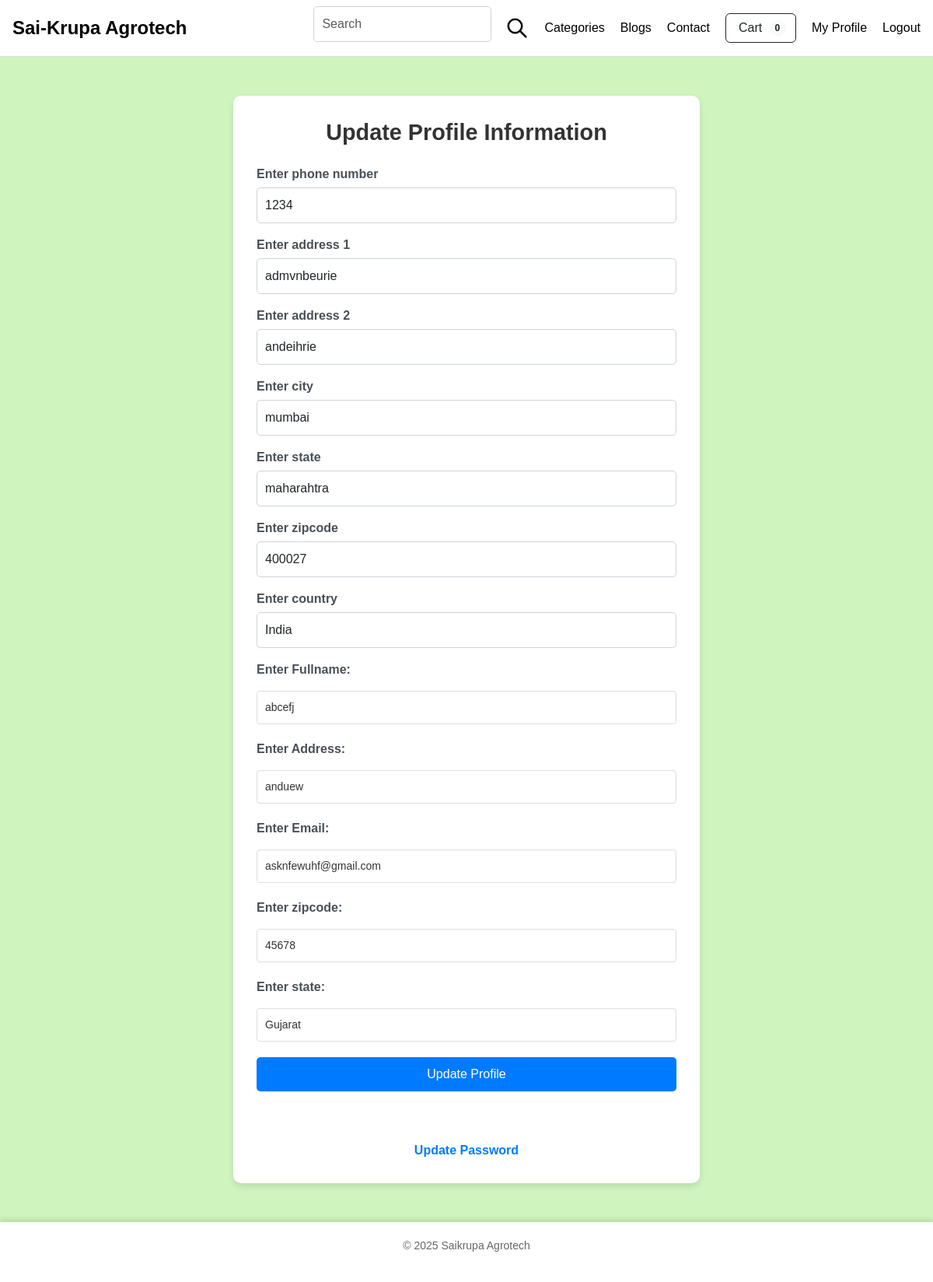
/update_info/ (signed in), run on the app's committed database.
### store/models.py (models this page shows, shortened)
class Profile(models.Model):
    user = models.OneToOneField(User,on_delete=models.CASCADE)
    date_modified = models.DateTimeField(User,auto_now=True)
    phone = models.CharField(max_length=20)
    address1 = models.CharField(max_length=20)
    address2 = models.CharField(max_length=200,blank=True)
    city = models.CharField(max_length=200,blank=True)
    state = models.CharField(max_length=50,blank=True)
    zipcode = models.CharField(max_length=10,blank=True)
    country = models.CharField(max_length=10,blank=True)
    old_cart = models.CharField(max_length=500,blank=True,null=True,default="{}")

### payment/models.py (models this page shows, shortened)
class ShippingAddress(models.Model):
    user = models.ForeignKey(User,on_delete=models.CASCADE,blank=True,null=True)
    shipping_fullname = models.CharField(max_length=100)
    shipping_email = models.CharField(max_length=100)
    shipping_Address1 = models.CharField(max_length=100)
    shipping_city = models.CharField(max_length=100)
    shipping_zipcode = models.CharField(max_length=100)
    shipping_state = models.CharField(max_length=100,default="")
    class Meta:
        verbose_name_plural = "Shipping Address"

### store/views.py (the view)
# urls.py: path('update_info/',views.update_info,name='update_info'),
def update_info(request):
    if request.user.is_authenticated:
        current_user = Profile.objects.get(user__id=request.user.id)
        shipping_user,created = ShippingAddress.objects.get_or_create(user=request.user,defaults={
                        'shipping_fullname':'',
                         'shipping_Address1' :'',
                         'shipping_email':'',
                         'shipping_zipcode':'',
                         'shipping_state':'',
        })
        cu = User.objects.get(id=request.user.id)
        userform = Update_info(request.POST or None,instance=current_user)
        shippingform = shipping_form(request.POST or None,instance=shipping_user)
        if userform.is_valid() or shippingform.is_valid():
             userform.save()
             shippingform.save()
             messages.success(request,f'{cu.first_name}\'s personal info has been updated ')
             return redirect('home')
        return render(request,'update_info.html',{'userform':userform,'shippingform':shippingform})
    else :
        messages.success(request,"user needs to login first")
        return redirect('home')

### store/forms.py
class Update_info(forms.ModelForm):
    phone = forms.CharField(label="Enter phone number",widget=forms.TextInput(attrs={'class':'form-control','placeholder':'Phone'}),required=True)
    address1 = forms.CharField(label="Enter address 1",widget=forms.TextInput(attrs={'class':'form-control','placeholder':'Address1'}),required=True)
    address2 = forms.CharField(label="Enter address 2 ",widget=forms.TextInput(attrs={'class':'form-control','placeholder':'Address2'}),required=True)
    city = forms.CharField(label="Enter city",widget=forms.TextInput(attrs={'class':'form-control','placeholder':'City'}),required=True)
    state = forms.CharField(label="Enter state",widget=forms.TextInput(attrs={'class':'form-control','placeholder':'State'}),required=True)
    zipcode = forms.CharField(label="Enter zipcode",widget=forms.TextInput(attrs={'class':'form-control','placeholder':'Zipcode'}),required=True)
    country = forms.CharField(label="Enter country",widget=forms.TextInput(attrs={'class':'form-control','placeholder':'country'}),required=True)
    class Meta:
        model = Profile
        fields = ('phone','address1','address2','city','state','zipcode','country')

### payment/forms.py
class shipping_form(forms.ModelForm):
    shipping_fullname = forms.CharField(label="Enter Fullname",widget=forms.TextInput(attrs={'class':'form-container','placeholder':'fullname'}),required=False)
    shipping_Address1 = forms.CharField(label="Enter Address",widget=forms.TextInput(attrs={'class':'form-container','placeholder':'Address'}),required=False)
    shipping_email  = forms.CharField(label="Enter Email" ,widget=forms.TextInput(attrs={'class':'form-container','placeholder':'Email'}),required=False)
    shipping_zipcode = forms.CharField(label="Enter zipcode",widget=forms.TextInput(attrs={'class':'form-container','placeholder':'Zipcode'}),required=False)
    shipping_state = forms.CharField(label="Enter state",widget=forms.TextInput(attrs={'class':'form-container','placeholder':'State'}),required=False)
    class Meta:
        model = ShippingAddress
        fields = ['shipping_fullname','shipping_Address1','shipping_email','shipping_zipcode','shipping_state']
        exclude = ['user',]

### store/templates/update_info.html (shortened to what this page needs)
{% extends "base.html" %}
{% block content %}
<div class="container">
    <h2 class="text-center mb-4">Update Profile Information</h2>
    <form method="POST" action={% url 'update_info' %}>
        {% for field in userform %}
        <div class="form-group mb-3">
            <label for="{{ field.id_for_label }}">{{ field.label }}</label>
            {{ field }}
        </div>
        {% endfor %}
        <div class="form-container">
            <p> {{ shippingform.shipping_fullname.label_tag }}</p>
            {{ shippingform.shipping_fullname }}
            <p>{{ shippingform.shipping_Address1.label_tag }}</p>
            {{ shippingform.shipping_Address1 }}
            <p>{{ shippingform.shipping_email.label_tag }}</p>
            {{ shippingform.shipping_email }}
            <p> {{ shippingform.shipping_zipcode.label_tag }}</p>
            {{ shippingform.shipping_zipcode }}
            <p> {{ shippingform.shipping_state.label_tag }}</p>
            {{ shippingform.shipping_state }}
        </div>
        <button type="submit" class="btn btn-primary w-100">Update Profile</button>
    <br><br>
    <div class="mt-3 text-center">
        <a href="{% url 'update_password' %}" class="simple-link">Update Password</a>
    </div>
</div>
{% endblock  %}

### store/templates/base.html (style rules this page uses)
* { margin: 0; padding: 0; box-sizing: border-box; }
body { font-family: Arial, sans-serif; background-color: #cff4be; }
body, html { margin: 0; padding: 0; box-sizing: border-box; }

### store/templates/update_info.html (style rules this page uses)
.container { max-width: 600px; background-color: #ffffff; padding: 30px; border-radius: 10px; box-shadow: 0 4px 8px rgba(0, 0, 0, 0.1); margin: 50px auto; }
h2 { color: #333333; font-size: 1.8rem; font-weight: bold; margin-bottom: 20px; text-align: center; }
.form-control { border-radius: 5px; border: 1px solid #ced4da; padding: 10px; font-size: 1rem; margin-bottom: 10px; transition: border-color 0.3s ease, box-shadow 0.3s ease; }
label { font-size: 1rem; font-weight: bold; color: #495057; margin-bottom: 5px; display: block; }
.btn-primary { background-color: #007bff; border: none; color: #ffffff; padding: 10px; border-radius: 5px; font-size: 1rem; width: 100%; cursor: pointer; transition: background-color 0.3s ease; }
.mb-3 { margin-bottom: 1rem !important; }
.simple-link { color: #007bff; font-size: 1rem; text-decoration: none; font-weight: bold; transition: color 0.3s ease; }
.form-container p { margin: 0; font-size: 14px; color: #555; }
.form-container input { width: 100%; padding: 10px; margin: 10px 0 20px; border: 1px solid #ddd; border-radius: 4px; font-size: 14px; color: #333; outline: none; transition: border-color 0.3s; }

### data on the page
Profile: userform "1234" "admvnbeurie" "andeihrie" "mumbai" "maharahtra" "400027" "India"
ShippingAddress: shipping_fullname "abcefj", shipping_Address1 "anduew", shipping_email "asknfewuhf@gmail.com", shipping_zipcode "45678", shipping_state "Gujarat"

### other printed values
{{ cart|length }} "0"
{{ field.label }} "Enter phone number" "Enter address 1" "Enter address 2" "Enter city" "Enter state" "Enter zipcode" "Enter country"
{{ shippingform.shipping_fullname.label_tag }} "Enter Fullname:"
{{ shippingform.shipping_Address1.label_tag }} "Enter Address:"
{{ shippingform.shipping_email.label_tag }} "Enter Email:"
{{ shippingform.shipping_zipcode.label_tag }} "Enter zipcode:"
{{ shippingform.shipping_state.label_tag }} "Enter state:"
